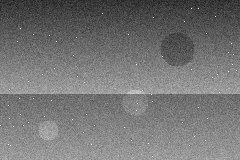
#> input picture modules/layer2_sensor/data/real/real_0007.png, 240 x 160 px
$ python -i features.py   (imports and definitions only)
#> lines starting #> are read from the running program, lines starting #| are printed output that depends on the picture
"""
features.py
Layer 2 - Synthetic Sensor Stream Detection

Extracts a small "noise fingerprint" feature vector from a single camera frame.
Real camera sensors produce noise in specific, physically-determined patterns
(thermal noise, lens aberrations, temporal correlation between frames).
Synthetic / replayed / AI-generated frames tend to be statistically "too clean"
or have the wrong kind of noise pattern.

This module turns a raw frame (and, optionally, the previous frame) into a
short numeric feature vector that a simple classifier can use to tell the
difference.

No deep learning here on purpose - these are handcrafted, physically motivated
features. That keeps this fast (edge-friendly), interpretable (defensible to
judges), and trainable on a small dataset.
"""

import numpy as np
import cv2


def _to_gray(frame: np.ndarray) -> np.ndarray:
    """Ensure frame is single-channel grayscale, float32."""
    if frame.ndim == 3:
        frame = cv2.cvtColor(frame, cv2.COLOR_BGR2GRAY)
    return frame.astype(np.float32)


def residual_noise(frame: np.ndarray, blur_ksize: int = 5) -> np.ndarray:
    """
    High-frequency residual = frame - blurred(frame).
    This isolates the fine-grained noise/texture that a blur would smooth away.
    Real sensor noise lives here. Over-smoothed synthetic frames have very
    little energy here.
    """
    gray = _to_gray(frame)
    blurred = cv2.GaussianBlur(gray, (blur_ksize, blur_ksize), 0)
    return gray - blurred


def fft_high_freq_energy(residual: np.ndarray) -> float:
    """
    Energy in the high-frequency band of the residual's 2D FFT.
    Real noise has a roughly flat high-frequency spectrum.
    Smoothed / generated content drops off sharply at high frequencies.
    """
    f = np.fft.fft2(residual)
    fshift = np.fft.fftshift(f)
    magnitude = np.abs(fshift)

    h, w = magnitude.shape
    cy, cx = h // 2, w // 2
    # "high frequency" = outside the central 25% region
    mask = np.ones((h, w), dtype=bool)
    ry, rx = int(h * 0.25), int(w * 0.25)
    mask[cy - ry:cy + ry, cx - rx:cx + rx] = False

    high_freq_energy = magnitude[mask].mean()
    total_energy = magnitude.mean() + 1e-8
    return float(high_freq_energy / total_energy)


# [21 lines left out: function temporal_correlation, not called in this run]


def extract_features(frame: np.ndarray, prev_frame: np.ndarray = None) -> dict:
    """
    Main entry point. Extracts the full feature vector for one frame.

    Args:
        frame: current camera frame (BGR or grayscale numpy array)
        prev_frame: previous camera frame, same format. Optional - if not
                    provided, temporal_corr is returned as 0.0 (neutral).

    Returns:
        dict of named features. Keep this a dict (not a bare array) so the
        feature order is self-documenting and won't silently break if a
        feature is added later.
    """
    residual = residual_noise(frame)

    noise_std = float(residual.std())
    noise_mean_abs = float(np.abs(residual).mean())
    hf_energy_ratio = fft_high_freq_energy(residual)

    if prev_frame is not None:
        prev_residual = residual_noise(prev_frame)
        temporal_corr = temporal_correlation(residual, prev_residual)
    else:
        temporal_corr = 0.0

    return {
        "noise_std": noise_std,
        "noise_mean_abs": noise_mean_abs,
        "hf_energy_ratio": hf_energy_ratio,
        "temporal_corr": temporal_corr,
    }


# [28 lines left out: functions features_to_vector, frame_hash, not called in this run]

>>> import cv2
>>> picture = cv2.imread('data/real/real_0007.png')
#> picture is the input picture: shape (160, 240, 3); min 18, max 255, mean 116.4
>>> result = extract_features(picture)
#> in residual_noise, `blurred = cv2.GaussianBlur(gray, (blur_ksize, blur_ksize), 0)`:
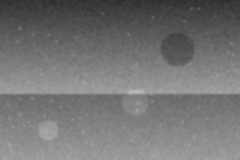
#> blurred: shape (160, 240) float32; min 45.05, max 186.5, mean 116.5
#> in residual_noise, `return gray - blurred`:
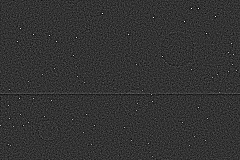
#> returned value: shape (160, 240) float32; min -42.29, max 166.9, mean 0; drawn with min black and max white
#> in extract_features, `noise_std = float(residual.std())`: noise_std = 10.3
#> in extract_features, `noise_mean_abs = float(np.abs(residual).mean())`: noise_mean_abs = 7.39
#> in fft_high_freq_energy, `magnitude = np.abs(fshift)`:
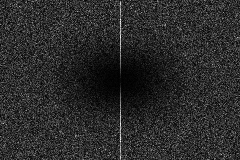
#> magnitude: shape (160, 240) float64; min 9.17, max 10049.9, mean 1716.6; drawn with min black and max white
#> in fft_high_freq_energy, `high_freq_energy = magnitude[mask].mean()`: high_freq_energy = 1933.9
#> in fft_high_freq_energy, `total_energy = magnitude.mean() + 1e-8`: total_energy = 1716.6
#> in extract_features, `hf_energy_ratio = fft_high_freq_energy(residual)`: hf_energy_ratio = 1.13
#> result = {'noise_std': 10.3, 'noise_mean_abs': 7.39, 'hf_energy_ratio': 1.13, 'temporal_corr': 0}

$ run again, on modules/layer2_sensor/data/real/real_0016.png
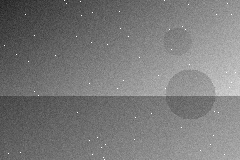
#> input picture modules/layer2_sensor/data/real/real_0016.png, 240 x 160 px
#> picture is the input picture: shape (160, 240, 3); min 30, max 255, mean 121.7
#> in residual_noise, `return gray - blurred`:
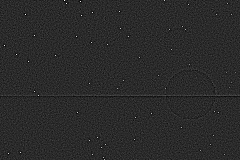
#> returned value: shape (160, 240) float32; min -33.38, max 164.8, mean 0; drawn with min black and max white
#> noise_std = 7.74
#> noise_mean_abs = 5.12
#> in fft_high_freq_energy, `magnitude = np.abs(fshift)`:
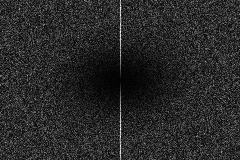
#> magnitude: shape (160, 240) float64; min 7.6, max 7930.9, mean 1285.9; drawn with min black and max white
#> high_freq_energy = 1441.8
#> total_energy = 1285.9
#> hf_energy_ratio = 1.12
#> result = {'noise_std': 7.74, 'noise_mean_abs': 5.12, 'hf_energy_ratio': 1.12, 'temporal_corr': 0}
